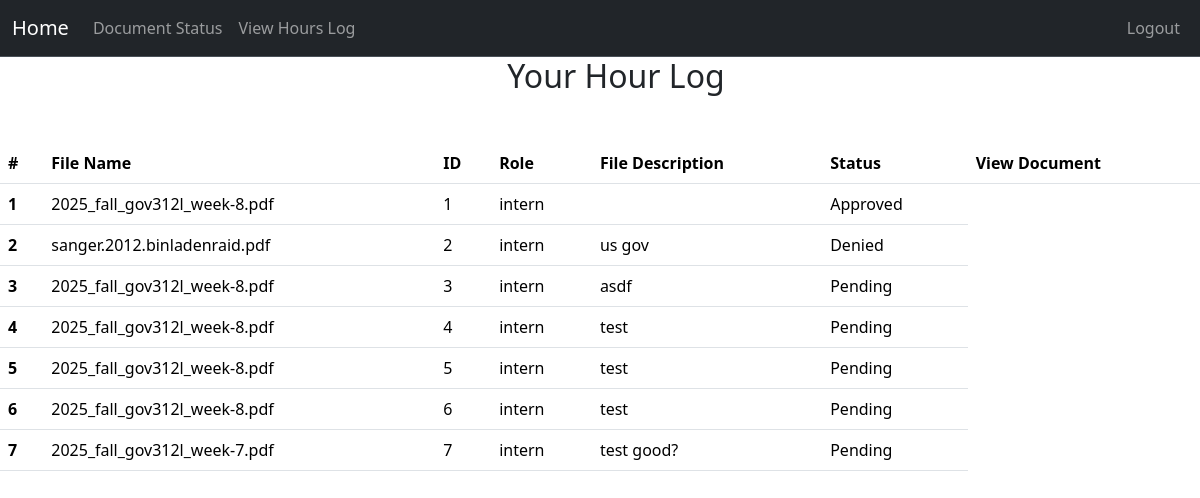
/specific/log/document (signed in), run on the app's committed database.
### project/models.py (models this page shows, shortened)
class Document(db.Model):
    __tablename__ = 'documents'
    id: Mapped[int] = mapped_column(primary_key=True)
    filename: Mapped[str] = mapped_column()
    doctype: Mapped[str] = mapped_column()
    status: Mapped[str] = mapped_column(default=("Pending"))  # "pending", "approved", "denied"
    description: Mapped[str] = mapped_column(default="No description provided")
    user: Mapped["User"] = relationship("User", back_populates="documents")
    user_id: Mapped[int] = mapped_column(db.ForeignKey('users.id'), name="fk_documents_user_id")

class User(db.Model, UserMixin):
    __tablename__ = 'users'
    id: Mapped[int] = mapped_column(primary_key=True)
    name: Mapped[str] = mapped_column()
    email: Mapped[str] = mapped_column(unique=True)
    password_hash: Mapped[str] = mapped_column(db.String(128))
    role: Mapped[str] = mapped_column(default="user")  # "user", "volunteer", " intern", "board"
    hours: Mapped[List["Hours"]] = relationship("Hours", back_populates="user", cascade="all, delete-orphan")
    documents: Mapped[List["Document"]] = relationship("Document", back_populates="user", cascade="all, delete-orphan")

### app.py (the view, shortened to what this page needs)
@app.route("/specific/log/document", methods=["GET", "POST"])
@login_required
@permission_required('volunteer')
def specific_log_document():
    user_id = request.args.get('user_id') or request.form.get('user_id')
    from_pending = request.args.get('from_pending', type=bool, default=False)
    if from_pending:
        return redirect(url_for('pending_documents'))
    return render_template('specific_user_document.html', user=current_user)

### project/models.py (called while the page is built)
@login_manager.user_loader
def load_user(user_id):
    return User.query.get(user_id)

### project/templates/specific_user_document.html (shortened to what this page needs)
{% extends "base.html" %}
{% block content %}
<table class="table table-hover">
    <thead class = "thead-light">
    <tr>
        <th scope="col">#</th>
        <th scope="col">File Name</th>
        <th scope="col">ID</th>
        <th scope="col">Role</th>
        <th scope="col">File Description</th>
        <th scope="col">Status</th>
        <th scope="col">View Document</th>
    </tr>
    </thead>
    <ol>
        {% if current_user.role != "admin" and current_user.role != "board" %}
            <div class="username-header">
                <h2>Your Hour Log</h2>
            </div>
            <br>
            <tbody>
                {% for doc in current_user.documents %}
                    {% set log_num = loop.index %}
                    <tr>
                        <th scope="row">{{log_num}}</th>
                        <td>{{doc.filename}}</td>
                        <td>{{doc.id}}</td>
                        <td>{{current_user.role}}</td>
                        <td>{{doc.description}}</td>
                        <td>{{doc.status}}</td>
                    </tr>
                {% endfor %}
            </tbody>
            </table>
        {% endif %}
{% endblock %}

### project/templates/base.html (style rules this page uses)
.username-header { text-align: center; }

### data on the page
Document: id "1", filename "2025_fall_gov312l_week-8.pdf", status "Approved"
User: role "intern"
Document: id "2", filename "sanger.2012.binladenraid.pdf", description "us gov", status "Denied"
Document: log_num "3", filename "2025_fall_gov312l_week-8.pdf", id "3", description "asdf", status "Pending"
Document: id "4", filename "2025_fall_gov312l_week-8.pdf", description "test", status "Pending"
Document: id "5", filename "2025_fall_gov312l_week-8.pdf", description "test", status "Pending"
Document: id "6", filename "2025_fall_gov312l_week-8.pdf", description "test", status "Pending"
Document: id "7", filename "2025_fall_gov312l_week-7.pdf", description "test good?", status "Pending"
